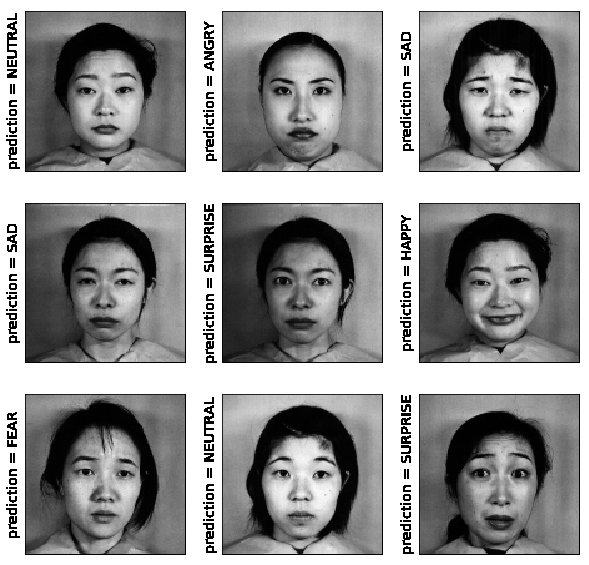
#> input picture prediccion1.png, 589 x 565 px
$ python -i convolucion.py   (imports and definitions only)
#> lines starting #> are read from the running program, lines starting #| are printed output that depends on the picture
from scipy import ndimage
from scipy.ndimage.filters import convolve

from scipy import misc
import numpy as np


class cannyEdgeDetector:
    def __init__(self, imgs, sigma=1, kernel_size=5, weak_pixel=75, strong_pixel=255, lowthreshold=0.05, highthreshold=0.15):
        self.imgs = imgs
        self.img_smoothed = None
        self.gradientMat = None
        self.thetaMat = None
        self.nonMaxImg = None
        self.thresholdImg = None
        self.weak_pixel = weak_pixel
        self.strong_pixel = strong_pixel
        self.sigma = sigma
        self.kernel_size = kernel_size
        self.lowThreshold = lowthreshold
        self.highThreshold = highthreshold
        return

    def gaussian_kernel(self, size, sigma=1):
        size = int(size) // 2
        x, y = np.mgrid[-size:size+1, -size:size+1]
        normal = 1 / (2.0 * np.pi * sigma**2)
        g =  np.exp(-((x**2 + y**2) / (2.0*sigma**2))) * normal
        return g

    def sobel_filters(self, img):
        Kx = np.array([[-1, 0, 1], [-2, 0, 2], [-1, 0, 1]], np.float32)
        Ky = np.array([[1, 2, 1], [0, 0, 0], [-1, -2, -1]], np.float32)

        Ix = ndimage.filters.convolve(img, Kx)
        Iy = ndimage.filters.convolve(img, Ky)

        G = np.hypot(Ix, Iy)
        G = G / G.max() * 255
        theta = np.arctan2(Iy, Ix)
        return (G, theta)


    def non_max_suppression(self, img, D):
        M, N = img.shape
        Z = np.zeros((M,N), dtype=np.int32)
        angle = D * 180. / np.pi
        angle[angle < 0] += 180


        for i in range(1,M-1):
            for j in range(1,N-1):
                try:
                    q = 255
                    r = 255

                   #angle 0
                    if (0 <= angle[i,j] < 22.5) or (157.5 <= angle[i,j] <= 180):
                        q = img[i, j+1]
                        r = img[i, j-1]
                    #angle 45
                    elif (22.5 <= angle[i,j] < 67.5):
                        q = img[i+1, j-1]
                        r = img[i-1, j+1]
                    #angle 90
                    elif (67.5 <= angle[i,j] < 112.5):
                        q = img[i+1, j]
                        r = img[i-1, j]
                    #angle 135
                    elif (112.5 <= angle[i,j] < 157.5):
                        q = img[i-1, j-1]
                        r = img[i+1, j+1]

                    if (img[i,j] >= q) and (img[i,j] >= r):
                        Z[i,j] = img[i,j]
                    else:
                        Z[i,j] = 0


                except IndexError as e:
                    pass

        return Z

    def threshold(self, img):

        highThreshold = img.max() * self.highThreshold;
        lowThreshold = highThreshold * self.lowThreshold;

        M, N = img.shape
        res = np.zeros((M,N), dtype=np.int32)

        weak = np.int32(self.weak_pixel)
        strong = np.int32(self.strong_pixel)

        strong_i, strong_j = np.where(img >= highThreshold)
        zeros_i, zeros_j = np.where(img < lowThreshold)

        weak_i, weak_j = np.where((img <= highThreshold) & (img >= lowThreshold))

        res[strong_i, strong_j] = strong
        res[weak_i, weak_j] = weak

        return (res)

    def hysteresis(self, img):

        M, N = img.shape
        weak = self.weak_pixel
        strong = self.strong_pixel

        for i in range(1, M-1):
            for j in range(1, N-1):
                if (img[i,j] == weak):
                    try:
                        if ((img[i+1, j-1] == strong) or (img[i+1, j] == strong) or (img[i+1, j+1] == strong)
                            or (img[i, j-1] == strong) or (img[i, j+1] == strong)
                            or (img[i-1, j-1] == strong) or (img[i-1, j] == strong) or (img[i-1, j+1] == strong)):
                            img[i, j] = strong
                        else:
                            img[i, j] = 0
                    except IndexError as e:
                        pass

        return img

    def detect(self):


        self.img_smoothed = convolve(self.imgs, self.gaussian_kernel(self.kernel_size, self.sigma))
        self.gradientMat, self.thetaMat = self.sobel_filters(self.img_smoothed)
        self.nonMaxImg = self.non_max_suppression(self.gradientMat, self.thetaMat)
        self.thresholdImg = self.threshold(self.nonMaxImg)
        img_final = self.hysteresis(self.thresholdImg)
        #self.imgs_final.append(img_final)

        return img_final

>>> import cv2
>>> picture = cv2.imread('../prediccion1.png', cv2.IMREAD_GRAYSCALE)
#> picture is the input picture: shape (565, 589); min 0, max 255, mean 146.2
>>> result = cannyEdgeDetector(picture).detect()
#> in detect, `self.img_smoothed = convolve(self.imgs, self.gaussian_kernel(self.kern..`:
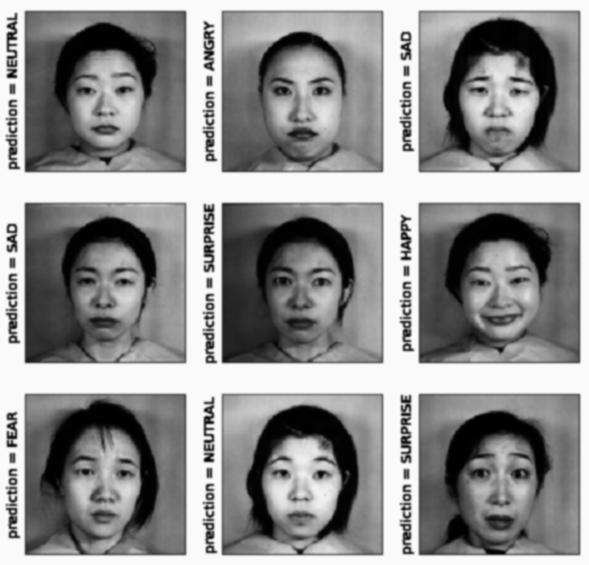
#> self.img_smoothed: shape (565, 589); min 0, max 250, mean 143.1
#> in sobel_filters, `Ix = ndimage.filters.convolve(img, Kx)`:
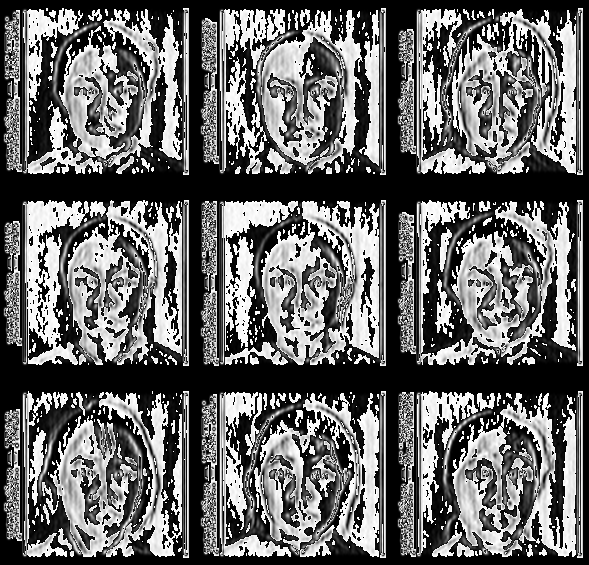
#> Ix: shape (565, 589); min 0, max 255, mean 104.1
#> in sobel_filters, `Iy = ndimage.filters.convolve(img, Ky)`:
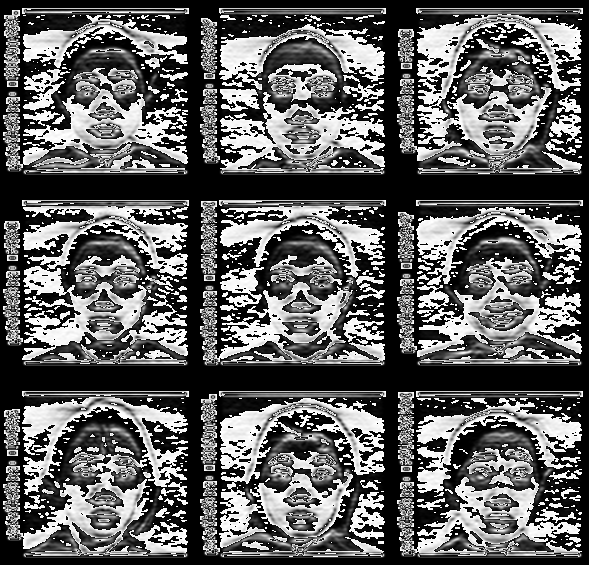
#> Iy: shape (565, 589); min 0, max 255, mean 97.5
#> in sobel_filters, `G = np.hypot(Ix, Iy)`:
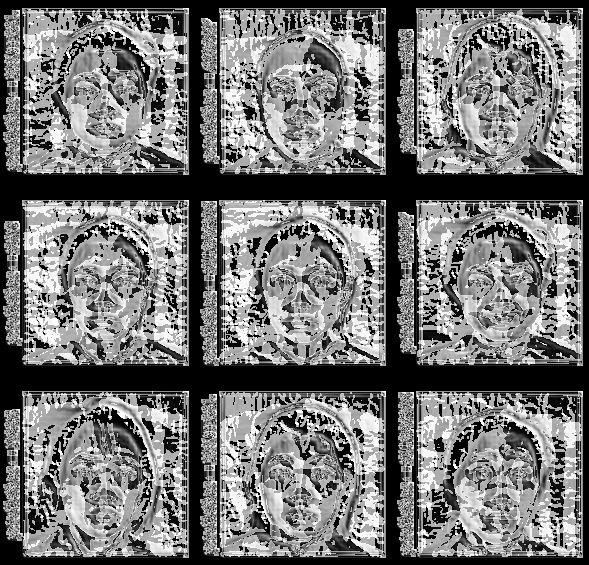
#> G: shape (565, 589) float16; min 0, max 360.5, mean 164.8; drawn with min black and max white
#> in sobel_filters, `theta = np.arctan2(Iy, Ix)`:
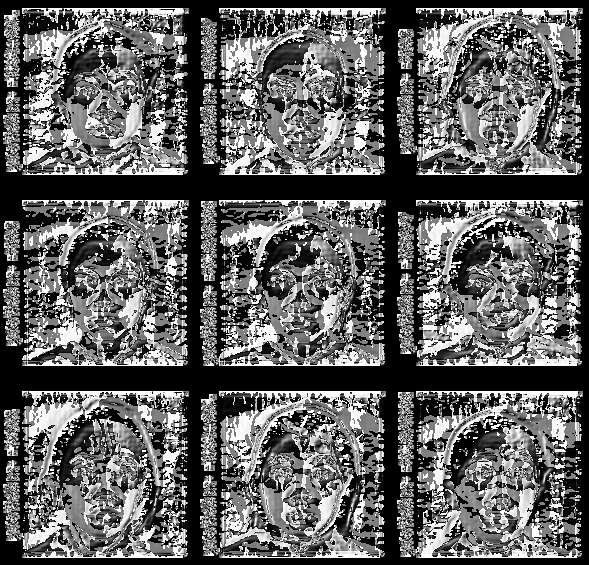
#> theta: shape (565, 589) float16; min 0, max 1.57, mean 0.602; drawn with min black and max white
#> after the loop in non_max_suppression, `for i in range(1,M-1):`:
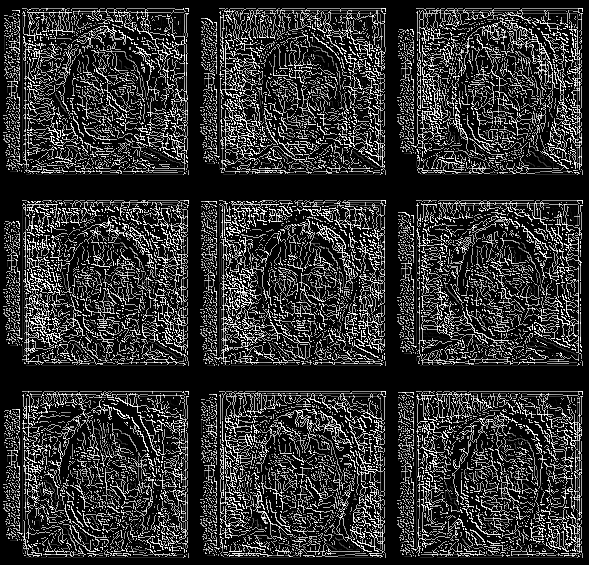
#> Z: shape (565, 589) int32; min 0, max 255, mean 48.7
#> in threshold, `highThreshold = img.max() * self.highThreshold;`: highThreshold = 38.25
#> in threshold, `lowThreshold = highThreshold * self.lowThreshold;`: lowThreshold = 1.91
#> in threshold, `weak_i, weak_j = np.where((img <= highThreshold) & (img >= lowThreshol..`: weak_i = 5595 values from 14 to 557; weak_j = 5595 values, max 578 at index 2141, min 4 at index 619, mean 290.6
#> after the loop in hysteresis, `for i in range(1, M-1):`:
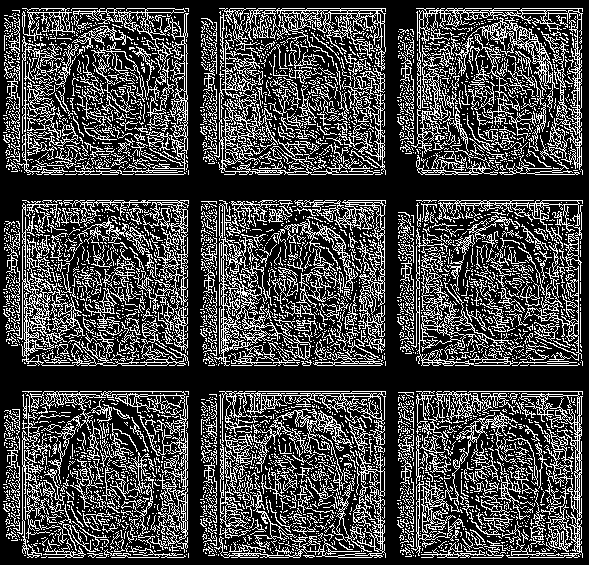
#> img: shape (565, 589) int32; 26.7% white in thin lines or dots

$ run again, on prediccion2.png
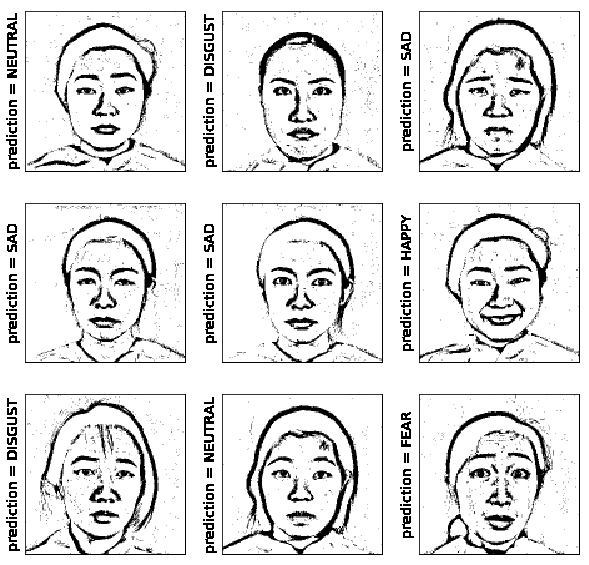
#> input picture prediccion2.png, 589 x 565 px
#> picture is the input picture: shape (565, 589); min 0, max 255, mean 225.2
#> after the loop in non_max_suppression, `for i in range(1,M-1):`:
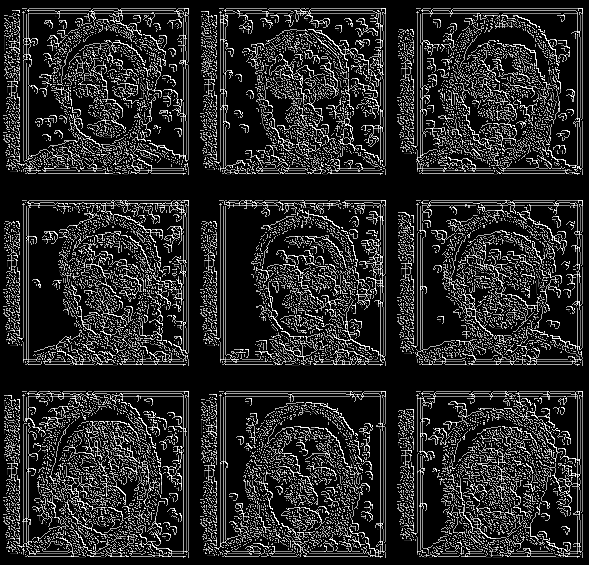
#> Z: shape (565, 589) int32; min 0, max 255, mean 40
#> highThreshold = 38.25
#> lowThreshold = 1.91
#> weak_i = 1580 values from 12 to 555; weak_j = 1580 values, max 575 at index 1343, min 4 at index 118, mean 283.9
#> after the loop in hysteresis, `for i in range(1, M-1):`:
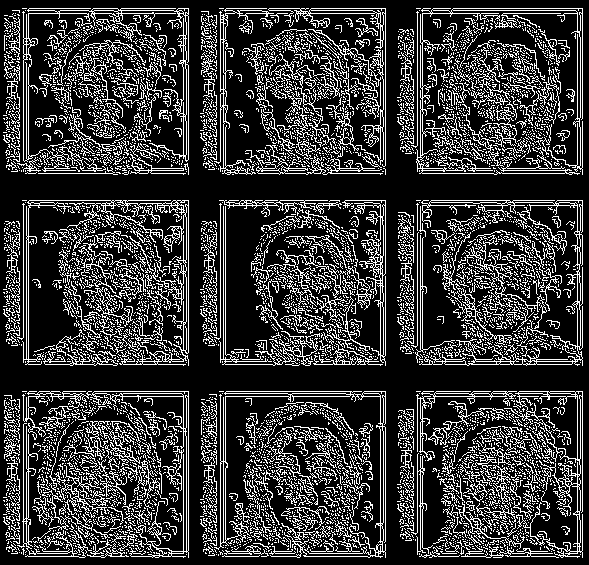
#> img: shape (565, 589) int32; 22.2% white in thin lines or dots
